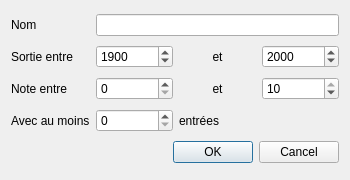
<?xml version="1.0" encoding="UTF-8"?>
<ui version="4.0">
 <class>FiltersDialog</class>
 <widget class="QDialog" name="FiltersDialog">
  <property name="geometry">
   <rect>
    <x>0</x>
    <y>0</y>
    <width>350</width>
    <height>180</height>
   </rect>
  </property>
  <property name="windowTitle">
   <string>Filtrage</string>
  </property>
  <property name="modal">
   <bool>true</bool>
  </property>
  <layout class="QGridLayout" name="gridLayout">
   <item row="1" column="2">
    <widget class="QLabel" name="YearAndLabel">
     <property name="text">
      <string>et</string>
     </property>
     <property name="alignment">
      <set>Qt::AlignCenter</set>
     </property>
    </widget>
   </item>
   <item row="3" column="0">
    <widget class="QLabel" name="EntriesLabel">
     <property name="text">
      <string>Avec au moins</string>
     </property>
    </widget>
   </item>
   <item row="1" column="3">
    <widget class="QSpinBox" name="MaxYearInput">
     <property name="minimum">
      <number>1870</number>
     </property>
     <property name="maximum">
      <number>3000</number>
     </property>
     <property name="value">
      <number>2000</number>
     </property>
    </widget>
   </item>
   <item row="2" column="3">
    <widget class="QSpinBox" name="MaxRatingInput">
     <property name="maximum">
      <number>10</number>
     </property>
     <property name="value">
      <number>10</number>
     </property>
    </widget>
   </item>
   <item row="2" column="1">
    <widget class="QSpinBox" name="MinRatingInput">
     <property name="maximum">
      <number>10</number>
     </property>
    </widget>
   </item>
   <item row="1" column="0">
    <widget class="QLabel" name="ReleaseYearLabel">
     <property name="text">
      <string>Sortie entre</string>
     </property>
    </widget>
   </item>
   <item row="5" column="0" colspan="4">
    <widget class="QDialogButtonBox" name="ButtonBox">
     <property name="orientation">
      <enum>Qt::Horizontal</enum>
     </property>
     <property name="standardButtons">
      <set>QDialogButtonBox::Cancel|QDialogButtonBox::Ok</set>
     </property>
    </widget>
   </item>
   <item row="3" column="1">
    <widget class="QSpinBox" name="MinEntriesInput"/>
   </item>
   <item row="0" column="0">
    <widget class="QLabel" name="NameLabel">
     <property name="text">
      <string>Nom</string>
     </property>
    </widget>
   </item>
   <item row="0" column="1" colspan="3">
    <widget class="QLineEdit" name="NameInput"/>
   </item>
   <item row="3" column="2">
    <widget class="QLabel" name="EntriesLabel2">
     <property name="text">
      <string>entrées</string>
     </property>
    </widget>
   </item>
   <item row="1" column="1">
    <widget class="QSpinBox" name="MinYearInput">
     <property name="minimum">
      <number>1870</number>
     </property>
     <property name="maximum">
      <number>2022</number>
     </property>
     <property name="value">
      <number>1900</number>
     </property>
     <property name="displayIntegerBase">
      <number>10</number>
     </property>
    </widget>
   </item>
   <item row="2" column="2">
    <widget class="QLabel" name="RatinAndLabel">
     <property name="text">
      <string>et</string>
     </property>
     <property name="alignment">
      <set>Qt::AlignCenter</set>
     </property>
    </widget>
   </item>
   <item row="2" column="0">
    <widget class="QLabel" name="RatingLabel">
     <property name="text">
      <string>Note entre</string>
     </property>
    </widget>
   </item>
  </layout>
 </widget>
 <resources/>
 <connections>
  <connection>
   <sender>ButtonBox</sender>
   <signal>accepted()</signal>
   <receiver>FiltersDialog</receiver>
   <slot>accept()</slot>
   <hints>
    <hint type="sourcelabel">
     <x>248</x>
     <y>254</y>
    </hint>
    <hint type="destinationlabel">
     <x>157</x>
     <y>274</y>
    </hint>
   </hints>
  </connection>
  <connection>
   <sender>ButtonBox</sender>
   <signal>rejected()</signal>
   <receiver>FiltersDialog</receiver>
   <slot>reject()</slot>
   <hints>
    <hint type="sourcelabel">
     <x>316</x>
     <y>260</y>
    </hint>
    <hint type="destinationlabel">
     <x>286</x>
     <y>274</y>
    </hint>
   </hints>
  </connection>
 </connections>
</ui>
